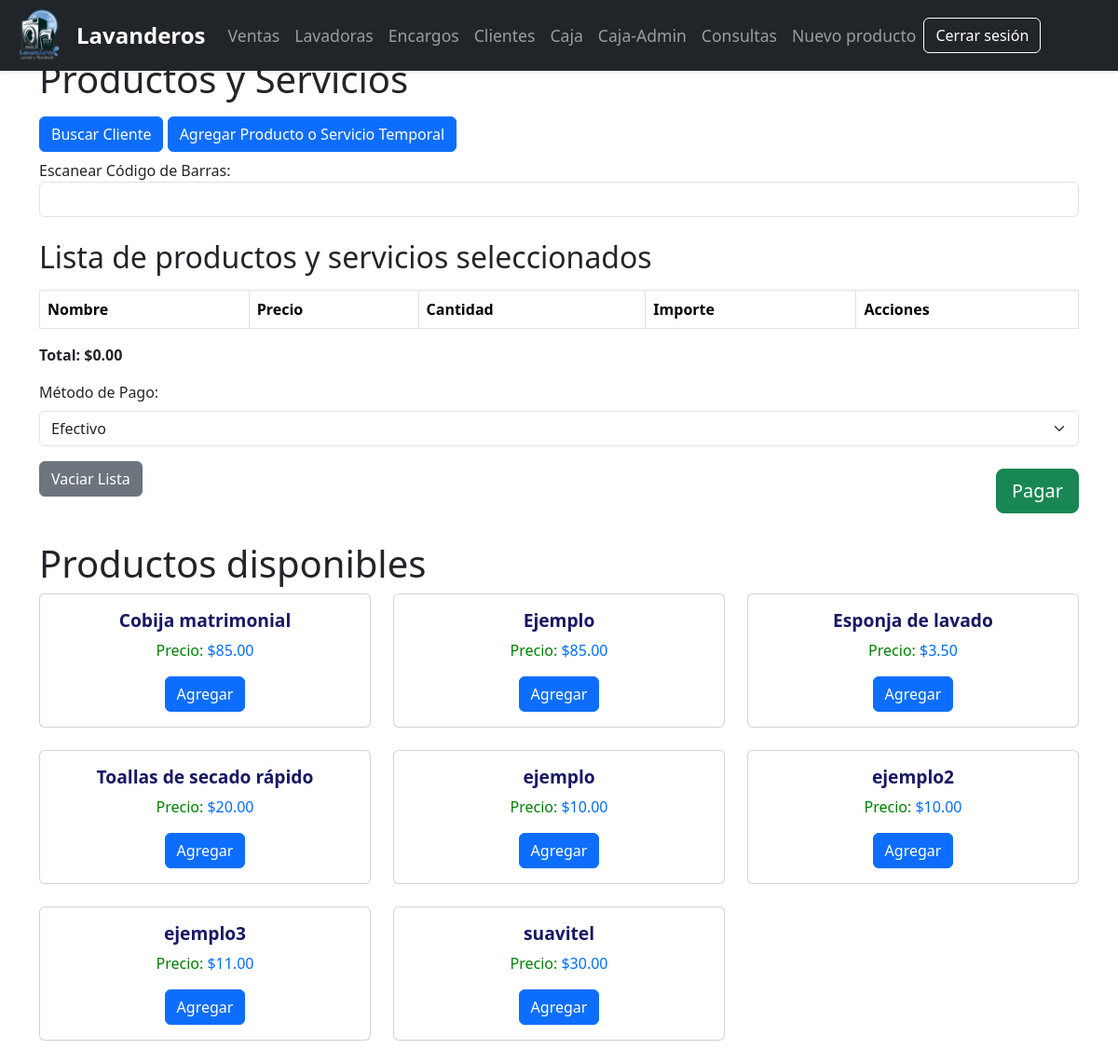
The page /productos/ (signed in) on the database its author committed.
### pos/models.py (models this page shows)
class Producto(models.Model):
    nombre = models.CharField(max_length=100)
    precio = models.DecimalField(max_digits=10, decimal_places=2)
    codigo_barras = models.CharField(max_length=100)

### pos/views.py (the view)
# urls.py: path('productos/', views.productos, name='productos'),
@login_required
def productos(request):
    productos = Producto.objects.all().order_by('nombre')
    clientes = Cliente.objects.all().order_by('nombre')
    return render(request, 'productos.html', {'productos': productos, 'clientes': clientes})

### pos/templates/productos.html (shortened to what this page needs)
{% load static %}
<!DOCTYPE html>
<html lang="es">
<head>
</head>
<body>
    {% include 'layouts/navbar.html' %}
    <div class="container mt-7">
        <h1>Productos y Servicios</h1>
        <button class="btn btn-primary mt-2" id="buscarCliente" type="button" data-bs-toggle="modal" data-bs-target="#modalBuscarCliente">Buscar Cliente</button>
        <button class="btn btn-primary mt-2" id='temporal' type="button" onclick="toggleFormularioTemporal()">Agregar Producto o Servicio Temporal</button>
        <div class="form-group">
            <label for="codigoBarras">Escanear Código de Barras:</label>
            <input type="text" id="codigoBarras" class="form-control">
        </div>
        <h2 class="mt-4">Lista de productos y servicios seleccionados</h2>
        <div class="table-responsive">
            <table class="table table-bordered mt-2" id="lista-productos">
                <thead>
                    <tr>
                        <th>Nombre</th>
                        <th>Precio</th>
                        <th>Cantidad</th>
                        <th>Importe</th>
                        <th>Acciones</th>
                    </tr>
                </thead>
            </table>
        </div>
        <p class="total" id="totalprecio">Total: $0.00</p>
        <div class="form-group mb-3">
            <label for="metodoPago" class="mb-2">Método de Pago:</label>
            <select class="form-select" id="metodoPago" name="metodo_pago" required placeholder="Seleccione una opción">
                <option value="Efectivo">Efectivo</option>
            </select>
        </div>
        <button type="submit" class="btn btn-success mt-2 float-end btn-lg" id="pagar" onclick="realizarPago()">Pagar</button>
        <button type="submit" name="vaciar_lista" class="btn btn-secondary">Vaciar Lista</button>
    </div>
    <div class="container mt-5">
        <h1>Productos disponibles</h1>
        <div class="row">
            {% for producto in productos %}
                <div class="col-md-4 mb-4">
                    <div class="card">
                        <div class="card-body text-center">
                            <h5 class="card-title">
                                <span class="color-blue">
                                    {{ producto.nombre }}
                                </span>
                            </h5>
                            <p class="card-text">
                                <span class="color-green"> Precio: </span>
                                <span class="color-price">${{ producto.precio }}</span>
                            </p>
                            <button class="btn btn-primary agregar-producto" data-nombre="{{ producto.nombre }}" data-precio="{{ producto.precio }}">Agregar</button>
                        </div>
                    </div>
                </div>
            {% endfor %}
        </div>
    </div>
</body>
</html>

### pos/templates/productos.html (style rules this page uses)
.table th, .table td { vertical-align: middle; }
.total { font-weight: bold; }
.mt-7, .my-7 { margin-top: 3.8rem !important; }
.color-blue { color: #181864; font-weight: bold; font-size: 1.2rem; }
.color-green { color: #008000; }
.color-price { color: rgb(0, 110, 255); }

### pos/templates/layouts/navbar.html (style rules this page uses)
.mt-7, .my-7 { margin-top: 3.8rem !important; }

### rows shown on the page
Producto: nombre "Cobija matrimonial", precio "85.00"
Producto: nombre "Ejemplo", precio "85.00"
Producto: nombre "Esponja de lavado", precio "3.50"
Producto: nombre "Toallas de secado rápido", precio "20.00"
Producto: nombre "ejemplo", precio "10.00"
Producto: nombre "ejemplo2", precio "10.00"
Producto: nombre "ejemplo3", precio "11.00"
Producto: nombre "suavitel", precio "30.00"
